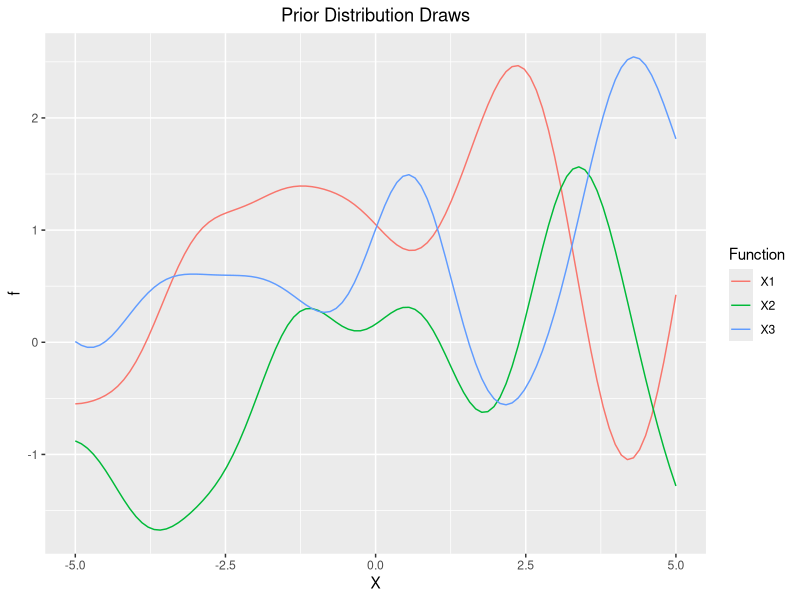
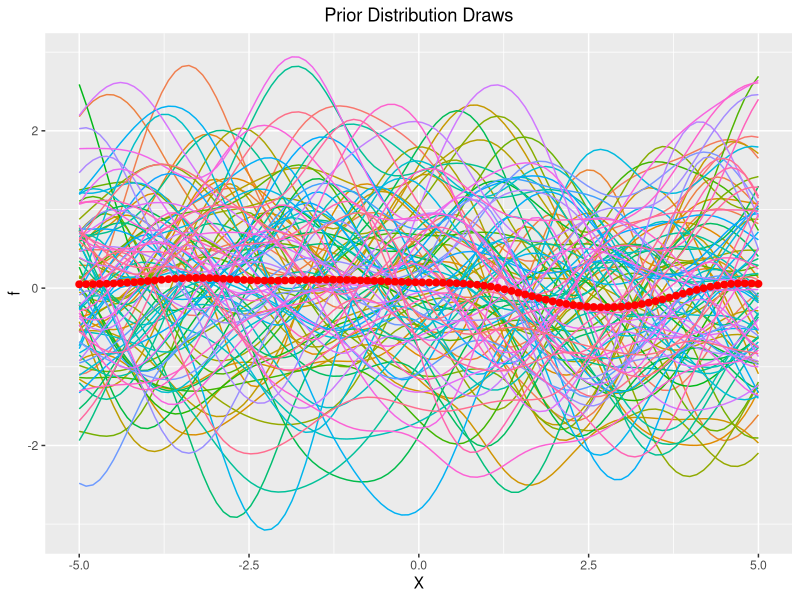
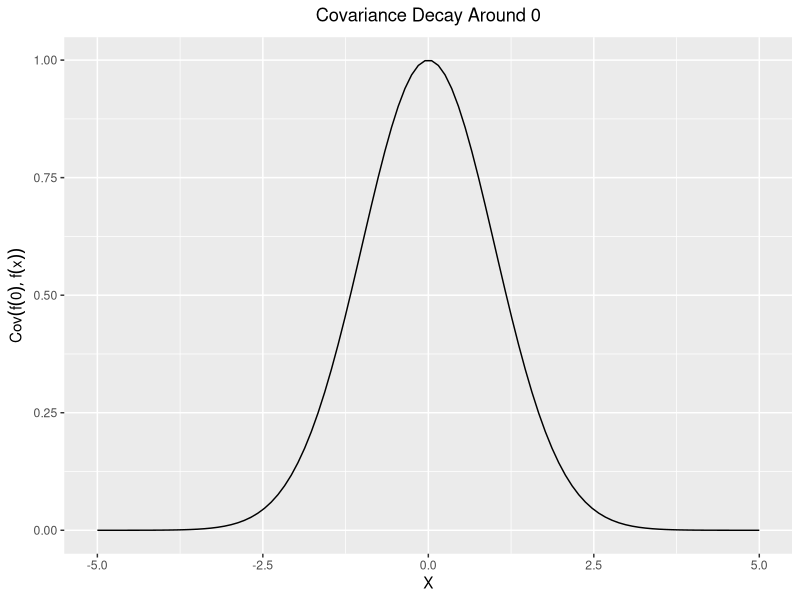
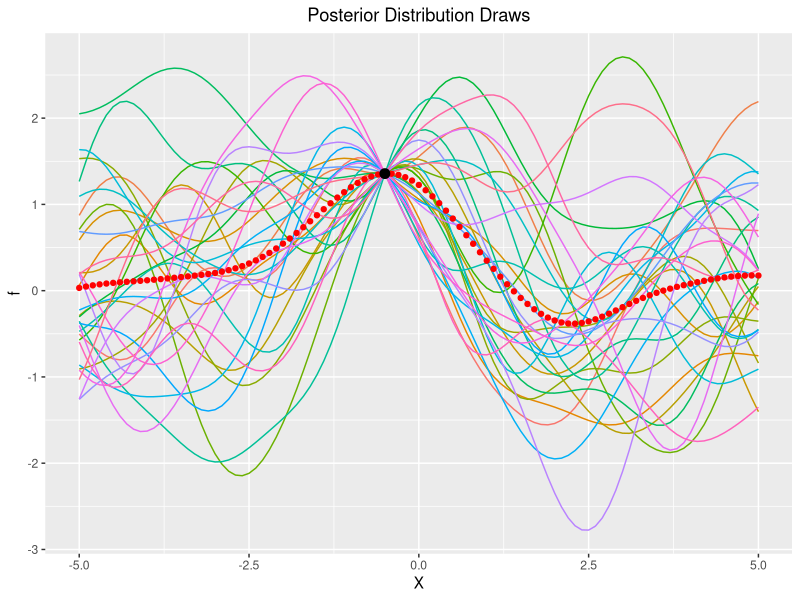
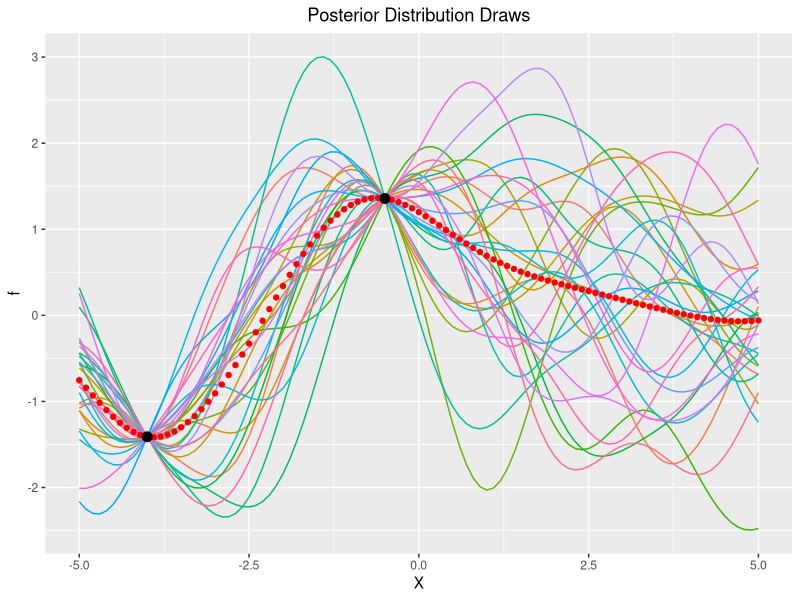
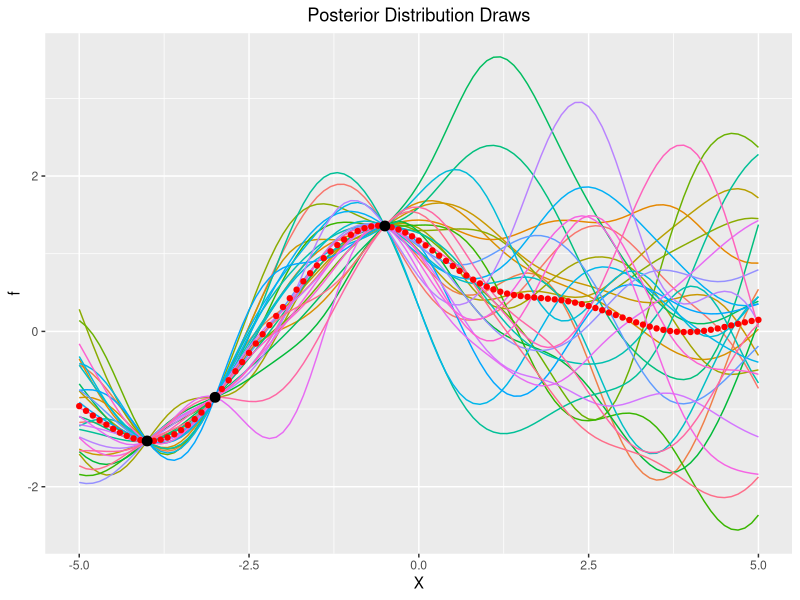
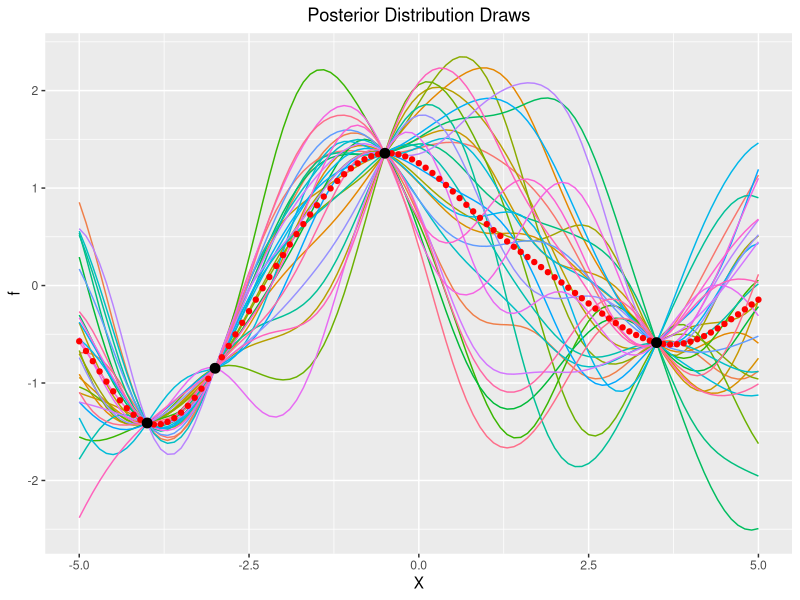
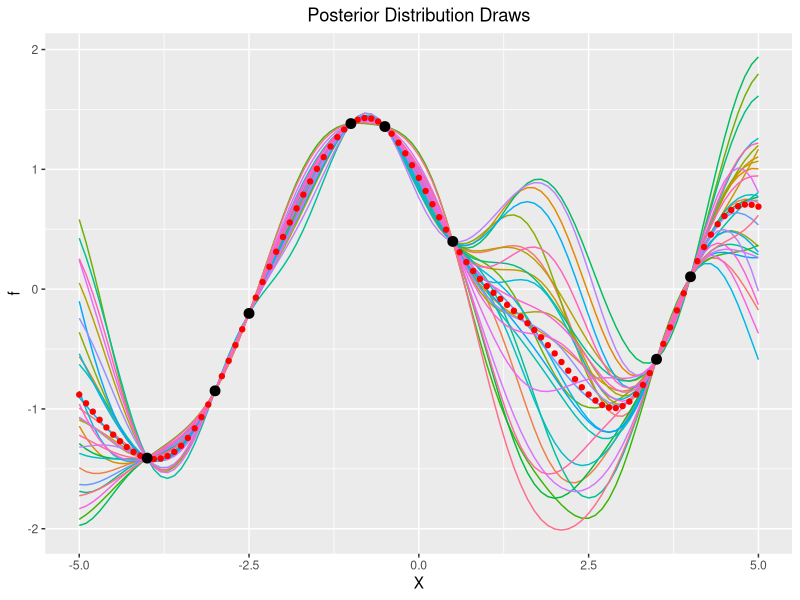

The R script that drew these images, in order:

library(MASS)
library(ggplot2)
library(reshape)
library(dplyr)
RBF <- function(xi,xj){
  exp(-.5*(xi-xj)^2)
}
plot_priors <- function(priors_No,mean){
set.seed(116687)
  X_vec <- seq(from=-5,to=5,length.out=100)
  n <- length(X_vec)
  
  
  
  KernMat <- outer(X_vec, X_vec , FUN="RBF")
  y <- mvrnorm(n=priors_No, mu=rep(0,n), Sigma=KernMat, tol = 1e-6, empirical = FALSE, EISPACK = FALSE)
  if (priors_No > 1) y <- t(y)
  y <- data.frame(y)
  if (mean==T){
    
    y$mean <- apply(y,1,mean)
    functions_prior <- data.frame(X=X_vec,y)  %>% melt(.,id='X', variable_name='Function')  
    ggplot(functions_prior,aes(x=X,y=value,color=Function)) + geom_line() + 
      stat_summary(fun.y = "mean", colour = "red", size = 2, geom = "point") +
      theme(plot.title = element_text(hjust = 0.5),legend.position="none") + ggtitle('Prior Distribution Draws') + ylab('f')
  } else {
    functions_prior <- data.frame(X=X_vec,y)  %>% melt(.,id='X', variable_name='Function')  
    ggplot(functions_prior,aes(x=X,y=value,color=Function)) + geom_line() +
      theme(plot.title = element_text(hjust = 0.5)) + ggtitle('Prior Distribution Draws') + ylab('f')
  }
}




plot_posterior <- function(post_No,X_obs,s2){
  set.seed(116687)
  X_vec <- seq(from=-5,to=5,by=.1)
  n <- length(X_vec)
  noise <- mvrnorm(n=1, mu=rep(0,n), Sigma=s2*diag(n), tol = 1e-6, empirical = FALSE, EISPACK = FALSE)
  y_true <- sin(-X_obs)+cos(-X_obs)  
  y_obs <- y_true + noise[which(X_vec %in% round(X_obs,digits=1))]
    
    
  KernMat <- outer(X_vec, X_vec , FUN="RBF") + s2*diag(n)
  KernX_obs <- outer(X_obs, X_obs , FUN="RBF")
  KernX_vecX_obs <- outer(X_vec, X_obs , FUN="RBF")
  KernX_obsX_vec <- outer(X_obs, X_vec , FUN="RBF")
  KernX_obs_inv <- solve(KernX_obs)
  
  if (s2 == 0 ){
    mu_post <- KernX_vecX_obs%*%KernX_obs_inv%*%y_true
  } else {
    mu_post <- KernX_vecX_obs%*%KernX_obs_inv%*%y_obs
  }
  Sigma_post <- KernMat-KernX_vecX_obs%*%KernX_obs_inv%*%KernX_obsX_vec
  
  post_f <- mvrnorm(n=post_No, mu=mu_post, Sigma=Sigma_post, tol = 1e-6, empirical = FALSE, EISPACK = FALSE)
  if (post_No > 1) post_f <- t(post_f)
  functions_posterior <- data.frame(X=X_vec,f=post_f) %>% melt(.,id='X', variable_name='Function')  
  
  if (s2 == 0){
    ggplot(functions_posterior,aes(x=X,y=value,color=Function)) + geom_line() +
      stat_summary(fun.y = "mean", colour = "red", size = 1.5, geom = "point") +
      theme(plot.title = element_text(hjust = 0.5),legend.position="none") + ggtitle('Posterior Distribution Draws') +
      geom_point(data=data.frame(X=X_obs,y=y_true), aes(x=X, y=y), colour="black", size=3) + ylab('f')
  } else {
    ggplot(functions_posterior,aes(x=X,y=value,color=Function)) + geom_point() +
      stat_summary(fun.y = "mean", colour = "red", size = 3, geom = "point") +
      theme(plot.title = element_text(hjust = 0.5),legend.position="none") + ggtitle('Posterior Distribution Draws') +
      geom_line(data=data.frame(X=X_vec,y=sin(-X_vec)+cos(-X_vec)), aes(x=X, y=y), colour="black", size=1) + ylab('f') +
      geom_point(data=data.frame(X=X_obs,y=y_obs), aes(x=X, y=y), colour="black", size=3)
  }
}

# Draws functions from prior
plot_priors(priors_No=3,mean=F)
plot_priors(priors_No=100,mean=T)
xseq <- seq(from=-5,to=5,length.out=100)
data.frame(X=xseq,Cov=RBF(0,xseq)) %>% ggplot(.,aes(x=X,y=Cov)) + geom_line() + ylab(expression(Cov(f(0),f(x)))) +
  theme(plot.title = element_text(hjust = 0.5),legend.position="none") + ggtitle(expression(paste('Covariance Decay Around ',x=0)))



# Noise-free observations
s2=0
plot_posterior(post_No=30,X_obs = c(-.5),s2)
plot_posterior(post_No=30,X_obs = c(-4,-.5),s2)
plot_posterior(post_No=30,X_obs = c(-4,-3,-.5),s2)
plot_posterior(post_No=30,X_obs = c(-4,-3,-.5,3.5),s2)
plot_posterior(post_No=30,X_obs = c(-4,-3,-2.5,-1,-.5,.5,3.5,4),s2)

# Noisy observations
s2=0.01
plot_posterior(post_No=3,X_obs = c(-.5),s2)
plot_posterior(post_No=3,X_obs = c(-4,-.5),s2)
plot_posterior(post_No=3,X_obs = c(-4,-3,-.5),s2)
plot_posterior(post_No=3,X_obs = c(-4,-3,-.5,3.5),s2)
plot_posterior(post_No=3,X_obs = c(-4,-3,-2.5,-1,-.5,.5,3.5,4),s2)
plot_posterior(post_No=30,X_obs = c(-4,-3,-2.5,-1,-.5,.5,3.5,4),s2)
